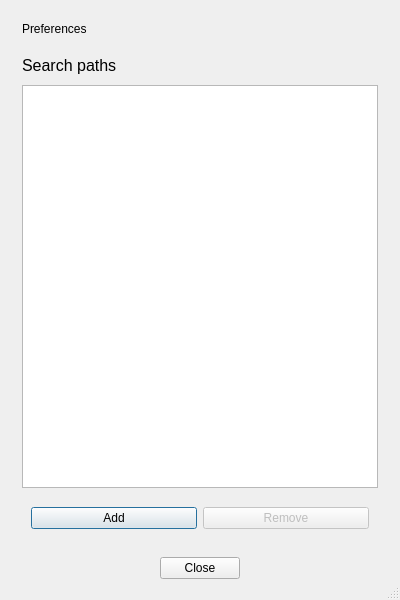
<?xml version="1.0" encoding="UTF-8"?>
<ui version="4.0">
 <class>Preferences</class>
 <widget class="QDialog" name="Preferences">
  <property name="windowModality">
   <enum>Qt::WindowModal</enum>
  </property>
  <property name="geometry">
   <rect>
    <x>0</x>
    <y>0</y>
    <width>400</width>
    <height>600</height>
   </rect>
  </property>
  <property name="sizePolicy">
   <sizepolicy hsizetype="Preferred" vsizetype="Preferred">
    <horstretch>0</horstretch>
    <verstretch>0</verstretch>
   </sizepolicy>
  </property>
  <property name="minimumSize">
   <size>
    <width>400</width>
    <height>600</height>
   </size>
  </property>
  <property name="windowTitle">
   <string>Preferences</string>
  </property>
  <property name="sizeGripEnabled">
   <bool>true</bool>
  </property>
  <layout class="QVBoxLayout" name="verticalLayout">
   <property name="spacing">
    <number>0</number>
   </property>
   <property name="leftMargin">
    <number>12</number>
   </property>
   <property name="topMargin">
    <number>12</number>
   </property>
   <property name="rightMargin">
    <number>12</number>
   </property>
   <property name="bottomMargin">
    <number>12</number>
   </property>
   <item>
    <widget class="QWidget" name="preferencesBar" native="true">
     <property name="minimumSize">
      <size>
       <width>0</width>
       <height>0</height>
      </size>
     </property>
     <layout class="QHBoxLayout" name="horizontalLayout">
      <property name="spacing">
       <number>0</number>
      </property>
      <property name="leftMargin">
       <number>10</number>
      </property>
      <property name="topMargin">
       <number>10</number>
      </property>
      <property name="rightMargin">
       <number>10</number>
      </property>
      <property name="bottomMargin">
       <number>10</number>
      </property>
      <item>
       <widget class="QLabel" name="label">
        <property name="text">
         <string>Preferences</string>
        </property>
       </widget>
      </item>
     </layout>
    </widget>
   </item>
   <item>
    <widget class="QWidget" name="preferencesWidget" native="true">
     <layout class="QVBoxLayout" name="verticalLayout_2">
      <property name="spacing">
       <number>10</number>
      </property>
      <property name="leftMargin">
       <number>10</number>
      </property>
      <property name="topMargin">
       <number>10</number>
      </property>
      <property name="rightMargin">
       <number>10</number>
      </property>
      <property name="bottomMargin">
       <number>10</number>
      </property>
      <item>
       <widget class="QLabel" name="label_2">
        <property name="font">
         <font>
          <pointsize>12</pointsize>
          <bold>false</bold>
         </font>
        </property>
        <property name="text">
         <string>Search paths</string>
        </property>
       </widget>
      </item>
      <item>
       <widget class="QListWidget" name="searchpaths">
        <property name="font">
         <font>
          <pointsize>10</pointsize>
         </font>
        </property>
        <property name="alternatingRowColors">
         <bool>true</bool>
        </property>
       </widget>
      </item>
      <item>
       <widget class="QWidget" name="widget" native="true">
        <property name="minimumSize">
         <size>
          <width>0</width>
          <height>0</height>
         </size>
        </property>
        <layout class="QHBoxLayout" name="horizontalLayout_3">
         <item>
          <widget class="QPushButton" name="add">
           <property name="text">
            <string>Add</string>
           </property>
          </widget>
         </item>
         <item>
          <widget class="QPushButton" name="remove">
           <property name="enabled">
            <bool>false</bool>
           </property>
           <property name="text">
            <string>Remove</string>
           </property>
          </widget>
         </item>
        </layout>
       </widget>
      </item>
     </layout>
    </widget>
   </item>
   <item>
    <widget class="QWidget" name="buttonsWidget" native="true">
     <property name="minimumSize">
      <size>
       <width>0</width>
       <height>0</height>
      </size>
     </property>
     <layout class="QHBoxLayout" name="horizontalLayout_2">
      <item>
       <spacer name="horizontalSpacer_2">
        <property name="orientation">
         <enum>Qt::Horizontal</enum>
        </property>
        <property name="sizeHint" stdset="0">
         <size>
          <width>239</width>
          <height>20</height>
         </size>
        </property>
       </spacer>
      </item>
      <item>
       <widget class="QPushButton" name="close">
        <property name="toolTip">
         <string>Close</string>
        </property>
        <property name="text">
         <string>Close</string>
        </property>
       </widget>
      </item>
      <item>
       <spacer name="horizontalSpacer">
        <property name="orientation">
         <enum>Qt::Horizontal</enum>
        </property>
        <property name="sizeHint" stdset="0">
         <size>
          <width>239</width>
          <height>20</height>
         </size>
        </property>
       </spacer>
      </item>
     </layout>
    </widget>
   </item>
  </layout>
 </widget>
 <resources>
  <include location="automator.qrc"/>
  <include location="automator.qrc"/>
 </resources>
 <connections>
  <connection>
   <sender>close</sender>
   <signal>clicked()</signal>
   <receiver>Preferences</receiver>
   <slot>close()</slot>
   <hints>
    <hint type="sourcelabel">
     <x>199</x>
     <y>571</y>
    </hint>
    <hint type="destinationlabel">
     <x>199</x>
     <y>299</y>
    </hint>
   </hints>
  </connection>
 </connections>
</ui>
